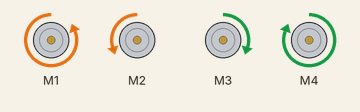
Bench run of a sketch on a simulated Arduino Uno, built with avr-gcc and run on an emulated ATmega328P. Shown: 4 × DC motor (green arrow = forward, orange = backward, longer = faster).

Above: at 0.1 s.
Timing chart, 0 to 1.6 s (numbered marks = the images above):
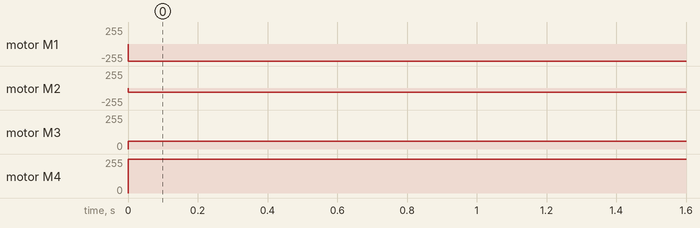

The sketch:

motor_1.ino
```cpp
#include <AFMotor.h>

AF_DCMotor engine1(1);
AF_DCMotor engine2(2);
AF_DCMotor engine3(3);
AF_DCMotor engine4(4);
//motor 2 and 4 are on the top while
//motor 1 and 3 are on the bottom. HW-130 SHIELD MOTOR DRIVER

void setup() {
  // put your setup code here, to run once:


 engine1.setSpeed(255);
 engine2.setSpeed(255);
 engine3.setSpeed(255);
 engine4.setSpeed(255);
}

// a void loop is always necesary on arduino. In case you forget it --->
//undefined reference to `loop'
//collect2: error: ld returned 1 exit status

void loop() {
  turn_right();

}

//void function doesn't return a value while function() always return a value

void forward() {

  engine2.run(BACKWARD);
  engine4.run(FORWARD);
  engine1.run(BACKWARD);
  engine3.run(FORWARD);

}

void backward() {

  engine2.run(FORWARD);
  engine4.run(BACKWARD);
  engine1.run(FORWARD);
  engine3.run(BACKWARD);

}

void forward_top() {

  engine2.run(RELEASE);
  engine4.run(FORWARD);
  engine1.run(RELEASE);
  engine3.run(FORWARD);

}

void forward_bottom() {

  engine2.run(BACKWARD);
  engine4.run(RELEASE);
  engine1.run(BACKWARD);
  engine3.run(RELEASE);

}

void turn_left() {

  engine1.setSpeed(100);
  engine2.setSpeed(255);
  engine3.setSpeed(255);
  engine4.setSpeed(100);

  engine2.run(BACKWARD);
  engine4.run(FORWARD);
  engine1.run(BACKWARD);
  engine3.run(FORWARD);

}

void turn_right() {

  engine1.setSpeed(255);
  engine2.setSpeed(60);
  engine3.setSpeed(60);
  engine4.setSpeed(255);

  engine2.run(BACKWARD);
  engine4.run(FORWARD);
  engine1.run(BACKWARD);
  engine3.run(FORWARD);

}
```

Measured:
- by itself, motor M1: stopped → backward 255/255 at 0.00 s
- by itself, motor M2: stopped → backward 60/255 at 0.00 s
- by itself, motor M3: stopped → forward 60/255 at 0.00 s
- by itself, motor M4: stopped → forward 255/255 at 0.00 s
